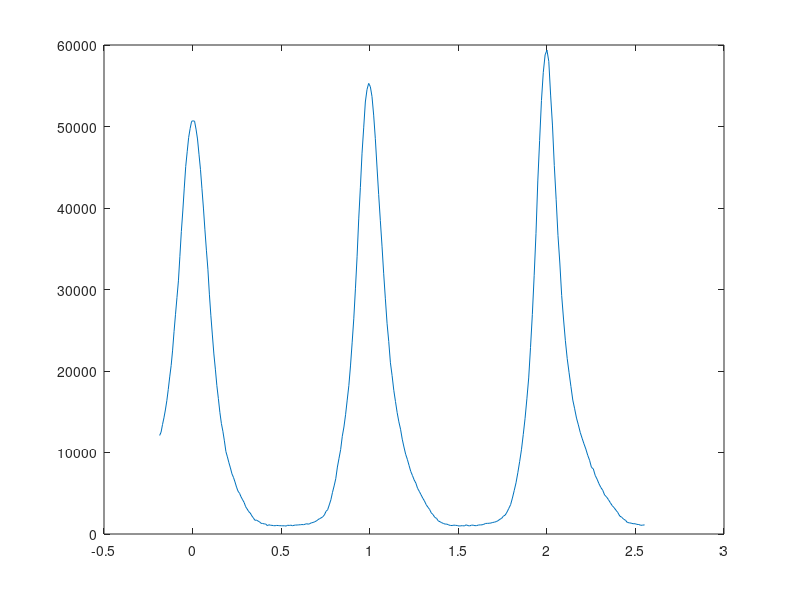

Source code (MATLAB):
clc
clearvars
FSR=importdata("FPI_scan_data.dat");
FSR(:,1)=1.9e-9*FSR(:,1).^2+1.62e-4*FSR(:,1)-0.186;
plot(FSR(:,1),FSR(:,2))